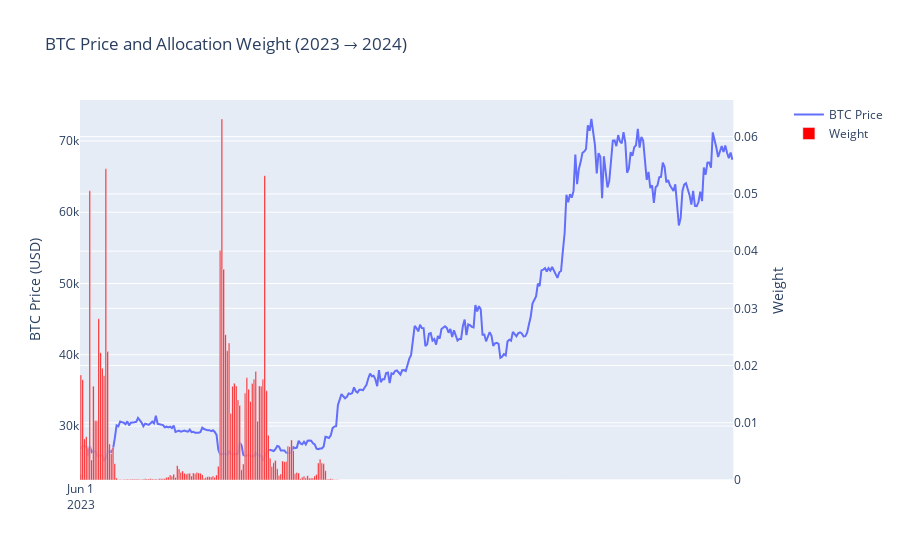

Write notebook code for a chart like this one.
### Markdown cell above
Between June 2023 and June 2024, the price trend showed a clear pattern, with a low at the beginning of the year and a high toward the end of the year. We can see that the strategy concentrated its allocation at the beginning of the year, and it increased the weight specifically around those relatively low price points.

### Code cell
plot_weight_price_by_year(2023, 2024)

### Figure 1 — Plotly figure (JSON) as saved in the notebook; plotly's stock layout.template omitted (floating-point values rounded to 4 significant figures; data arrays with more than 128 entries replaced by an {"elided": "..."} marker saying what was removed)
{"data": [{"mode": "lines", "name": "BTC Price", "type": "scatter", "x": {"elided": "367 str values"}, "xaxis": "x", "y": {"elided": "367 float values"}, "yaxis": "y"}, {"marker": {"color": "red", "opacity": 1}, "name": "Weight", "type": "bar", "x": {"elided": "367 str values"}, "xaxis": "x", "y": {"elided": "367 float values"}, "yaxis": "y2"}], "layout": {"barmode": "overlay", "title": {"text": "BTC Price and Allocation Weight (2023 → 2024)"}, "xaxis": {"anchor": "y", "domain": [0, 0.94], "dtick": "M12", "tick0": "2023-06-01", "tickmode": "linear"}, "yaxis": {"anchor": "x", "domain": [0, 1], "title": {"text": "BTC Price (USD)"}}, "yaxis2": {"anchor": "x", "overlaying": "y", "side": "right", "title": {"text": "Weight"}}}}
